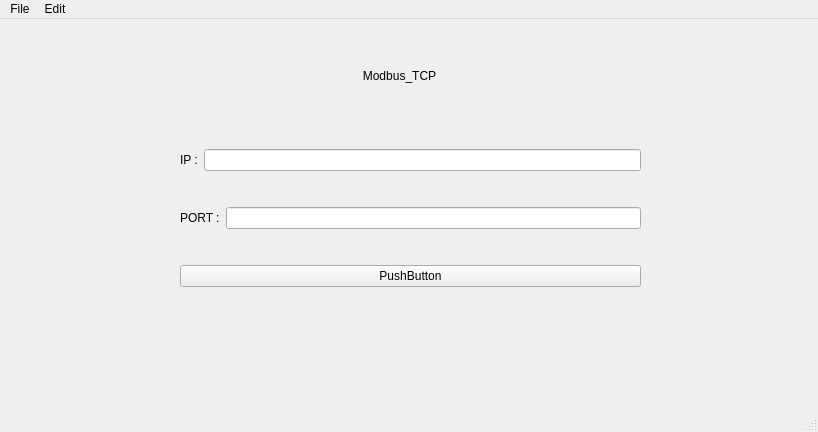
<?xml version="1.0" encoding="UTF-8"?>
<ui version="4.0">
 <class>MainWindow</class>
 <widget class="QMainWindow" name="MainWindow">
  <property name="geometry">
   <rect>
    <x>0</x>
    <y>0</y>
    <width>818</width>
    <height>432</height>
   </rect>
  </property>
  <property name="windowTitle">
   <string>Modbus @smart_manufactory_2019</string>
  </property>
  <widget class="QWidget" name="centralwidget">
   <widget class="QWidget" name="verticalLayoutWidget">
    <property name="geometry">
     <rect>
      <x>180</x>
      <y>100</y>
      <width>461</width>
      <height>201</height>
     </rect>
    </property>
    <layout class="QVBoxLayout" name="verticalLayout">
     <item>
      <layout class="QHBoxLayout" name="horizontalLayout_3">
       <item>
        <widget class="QLabel" name="label_ip">
         <property name="text">
          <string>IP :</string>
         </property>
        </widget>
       </item>
       <item>
        <widget class="QLineEdit" name="line_ip"/>
       </item>
      </layout>
     </item>
     <item>
      <layout class="QHBoxLayout" name="horizontalLayout_2">
       <item>
        <widget class="QLabel" name="label_port">
         <property name="text">
          <string>PORT :</string>
         </property>
        </widget>
       </item>
       <item>
        <widget class="QLineEdit" name="line_port"/>
       </item>
      </layout>
     </item>
     <item>
      <widget class="QPushButton" name="button_enter">
       <property name="text">
        <string>PushButton</string>
       </property>
       <property name="autoDefault">
        <bool>true</bool>
       </property>
      </widget>
     </item>
    </layout>
   </widget>
   <widget class="QLabel" name="label_title">
    <property name="geometry">
     <rect>
      <x>170</x>
      <y>50</y>
      <width>459</width>
      <height>16</height>
     </rect>
    </property>
    <property name="text">
     <string>Modbus_TCP</string>
    </property>
    <property name="alignment">
     <set>Qt::AlignHCenter|Qt::AlignTop</set>
    </property>
   </widget>
   <widget class="QLabel" name="label_error">
    <property name="geometry">
     <rect>
      <x>180</x>
      <y>320</y>
      <width>459</width>
      <height>71</height>
     </rect>
    </property>
    <property name="text">
     <string/>
    </property>
    <property name="alignment">
     <set>Qt::AlignHCenter|Qt::AlignTop</set>
    </property>
   </widget>
  </widget>
  <widget class="QStatusBar" name="statusbar"/>
  <widget class="QMenuBar" name="mainMenu">
   <property name="geometry">
    <rect>
     <x>0</x>
     <y>0</y>
     <width>818</width>
     <height>29</height>
    </rect>
   </property>
   <widget class="QMenu" name="fileMenu">
    <property name="title">
     <string>File</string>
    </property>
    <addaction name="exitButton"/>
    <addaction name="enterButton"/>
   </widget>
   <widget class="QMenu" name="editMenu">
    <property name="title">
     <string>Edit</string>
    </property>
    <widget class="QMenu" name="comMenu">
     <property name="title">
      <string>COM</string>
     </property>
     <addaction name="separator"/>
    </widget>
    <addaction name="comMenu"/>
   </widget>
   <addaction name="fileMenu"/>
   <addaction name="editMenu"/>
  </widget>
  <action name="actionCOM">
   <property name="text">
    <string>COM</string>
   </property>
  </action>
  <action name="actionExit">
   <property name="text">
    <string>Exit</string>
   </property>
  </action>
  <action name="exitButton">
   <property name="text">
    <string>Exit</string>
   </property>
  </action>
  <action name="enterButton">
   <property name="text">
    <string>Enter</string>
   </property>
  </action>
 </widget>
 <resources/>
 <connections/>
</ui>
